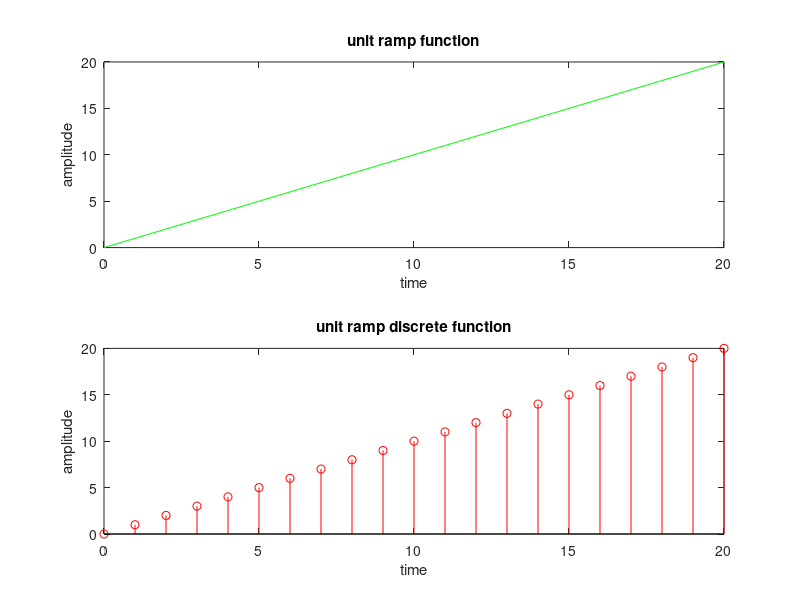

Write MATLAB code to recreate this figure.
clc;
clear all;
close all;
t=0:20;
x=t;
subplot(2,1,1);
plot(t,x,'g');
xlabel('time');
ylabel('amplitude');
title('unit ramp function');
subplot(2,1,2);
stem(t,x,'r');
xlabel('time');
ylabel('amplitude');
title('unit ramp discrete function');